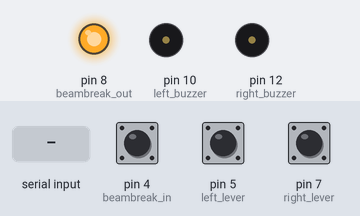
The sketch below on a simulated Arduino Uno, built with avr-gcc and run on an emulated ATmega328P. Parts: output pins drawn as LEDs (lit = HIGH), buzzer (waves = sounding, pin HIGH). Inputs (shaded band) come from the test bench; at power-on: pin 4 (beambreak_in) HIGH, pin 5 (left_lever) LOW, pin 7 (right_lever) LOW.

Above: at 1.2 s.
1.3 s: pin 4 (beambreak_in) pulled LOW for 0.15 s
At 1.4 s:
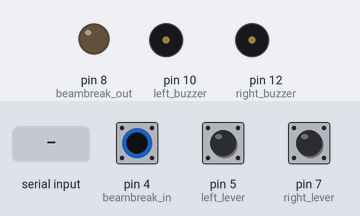
3.0 s: byte 97 (a) received over Serial
At 3.4 s:
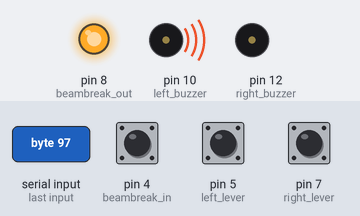
4.5 s: byte 115 (s) received over Serial
At 5.7 s:
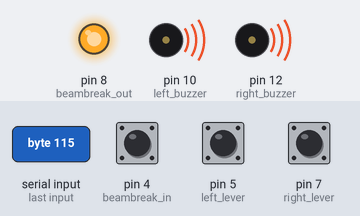
6.0 s: pin 4 (beambreak_in) pulled LOW for 1 s
At 6.8 s:
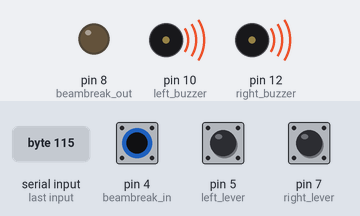
8.5 s: pin 4 (beambreak_in) pulled LOW for 3.2 s
At 12.1 s:
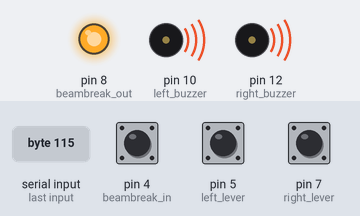
Timing chart, 0 to 13.6 s (numbered marks = the images above; inputs shaded):
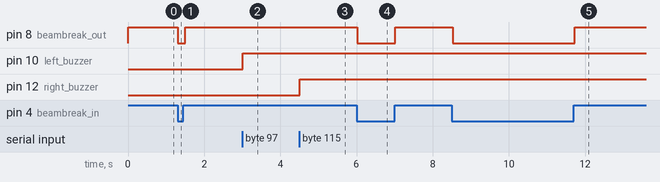

Measured:
- after the input at 1.3 s, pin 8 (beambreak_out): HIGH → LOW at once, → HIGH 0.20 s later
- after the input at 3.0 s, pin 10 (left_buzzer): LOW → HIGH at once
- after the input at 4.5 s, pin 12 (right_buzzer): LOW → HIGH at once
- after the input at 6.0 s, pin 8 (beambreak_out): HIGH → LOW at once, → HIGH 1.0 s later
- after the input at 8.5 s, pin 8 (beambreak_out): HIGH → LOW at once, → HIGH 3.2 s later

The sketch:

Levers_controller.ino
```cpp
#define beambreak_in 4
#define beambreak_out 8
#define left_lever 5
#define right_lever 7

#define left_buzzer 10
#define right_buzzer 12

#define a 97
#define s 115
#define d 100

int beambreak_value = 0;
int left_lever_value = 0;
int right_lever_value = 0;

int incomingByte = 0;

unsigned long currentTime = 0;
unsigned long leftLeverStartTime = 0;
unsigned long rightLeverStartTime = 0;
unsigned long leftLeverPressedTime = 0;
unsigned long rightLeverPressedTime = 0;

void setup() {
  Serial.begin(9600);
  pinMode(left_lever, INPUT);
  pinMode(right_lever, INPUT);
  pinMode(beambreak_in, INPUT_PULLUP);
  pinMode(beambreak_out, OUTPUT);
  pinMode(left_buzzer, OUTPUT);
  pinMode(right_buzzer, OUTPUT);
}

void loop() {

  // Code that deals with the poke and the levers press

  beambreak_value = digitalRead(beambreak_in);
  digitalWrite(beambreak_out, beambreak_value);

  if (beambreak_value == 0)
  {
    left_lever_value = digitalRead(left_lever);
    right_lever_value = digitalRead(right_lever);

    if (right_lever_value == 1 && left_lever_value == 1){
      leftLeverStartTime = 0;
      rightLeverStartTime = 0;
      leftLeverPressedTime = 0;
      rightLeverPressedTime = 0;
    }else{
      if (left_lever_value == 1){
      if (leftLeverStartTime == 0){
        leftLeverStartTime = millis();
      }
      leftLeverPressedTime = millis() - leftLeverStartTime;
    }else{
      leftLeverStartTime = 0;
      leftLeverPressedTime = 0;
    }

    if (right_lever_value == 1){
      if (rightLeverStartTime == 0){
        rightLeverStartTime = millis();
      }
      rightLeverPressedTime = millis() - rightLeverStartTime;
    }else{
        rightLeverStartTime =0;
        rightLeverPressedTime = 0;
      }
    }
  }

  if (beambreak_value == 1){
    leftLeverStartTime = 0;
    rightLeverStartTime = 0;
    leftLeverPressedTime = 0;
    rightLeverPressedTime = 0;
  }

  String string_out = "Poke=";
    string_out.concat(beambreak_value);
    string_out.concat("#LeftTime=");
    string_out.concat(leftLeverPressedTime);
    string_out.concat("#RightTime=");
    string_out.concat(rightLeverPressedTime);
    string_out.concat("#LeftPress=");
    //Serial.println(string_out);

  // Code that deals with the buzers and valve
  if (Serial.available() > 0) {
    incomingByte = Serial.read();

    if (incomingByte == a)
      digitalWrite(left_buzzer, HIGH);
    if (incomingByte == s)
      digitalWrite(right_buzzer, HIGH);
    if (incomingByte == d)
    {
      digitalWrite(left_buzzer, LOW);
      digitalWrite(right_buzzer, LOW);
    }
  }


  delay(100);

}
```
